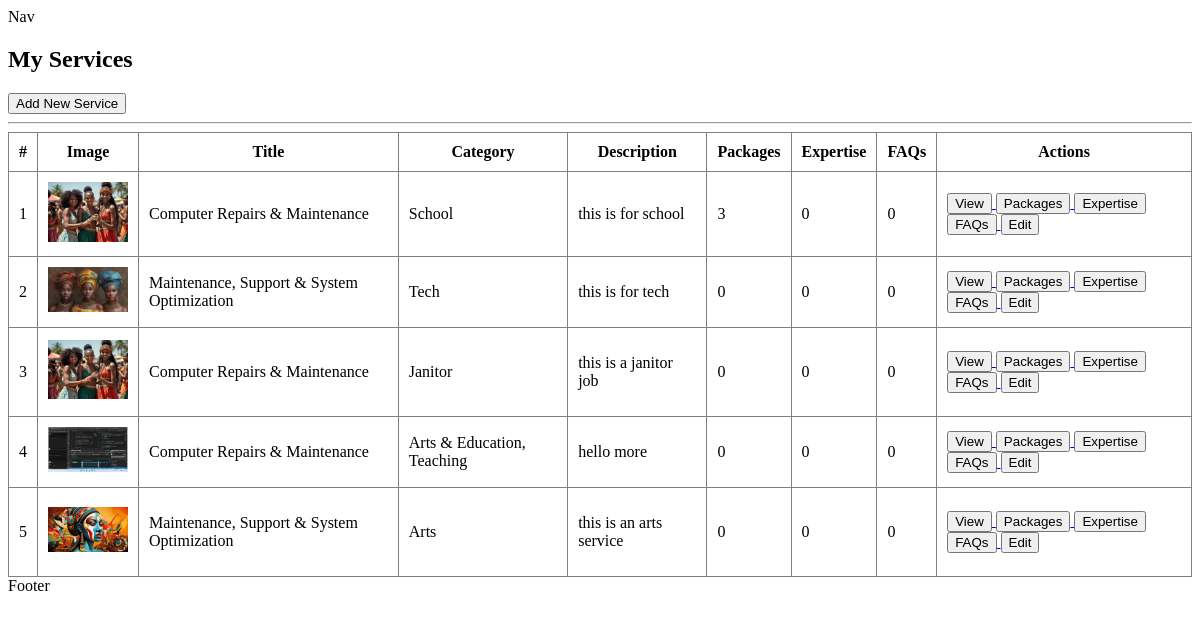
/manage_services/ (signed in), run on an earlier commit of the app's database.
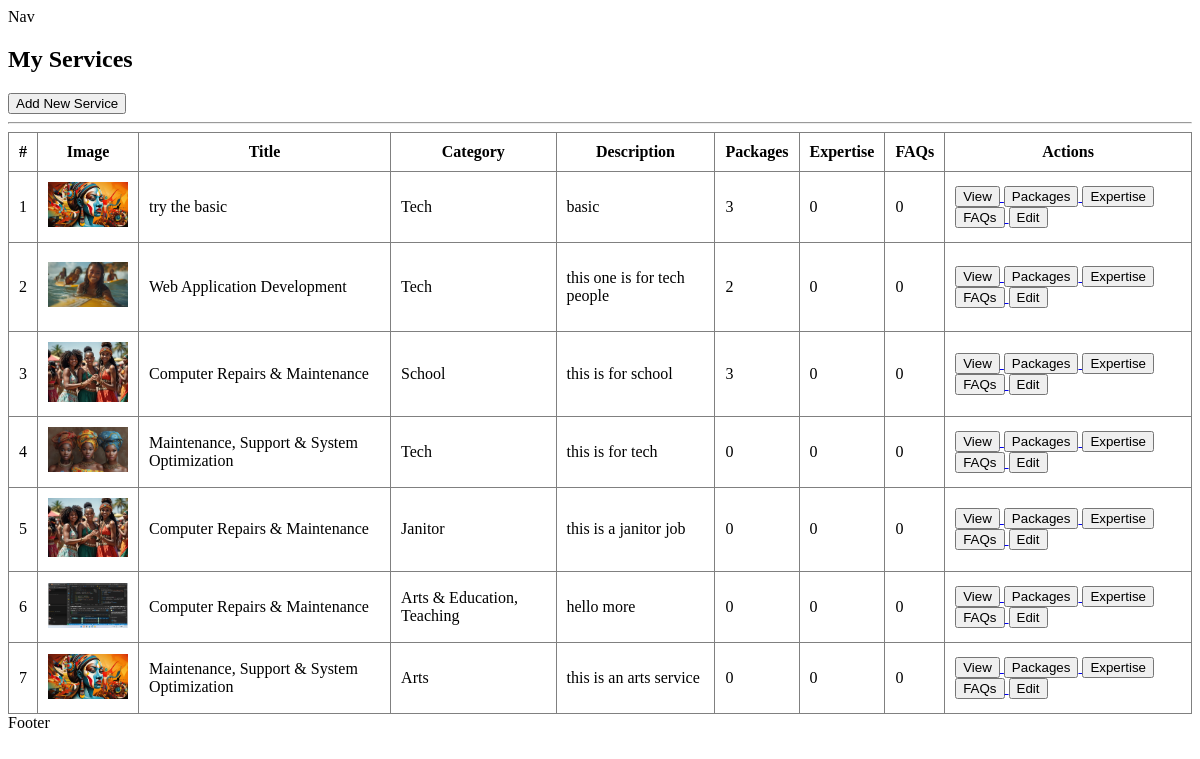
And on a later commit of the database.
### app_main/models/service.py (models this page shows, shortened)
class Service(models.Model):
    user = models.ForeignKey(User, on_delete=models.CASCADE, related_name='services')
    service_title = models.CharField(max_length=255)
    category = models.CharField(max_length=100)
    service_description = RichTextField(config_name='default')
    service_image = models.ImageField(
        upload_to=service_image_upload_to,
        null=True,
        blank=True
    )
    created_at = models.DateTimeField(auto_now_add=True)

### app_main/views/manage_services.py (the view)
# urls.py: path('manage_services/', views.manage_services, name='manage_services')
@login_required
def manage_services(request):
    services = Service.objects.filter(user=request.user).order_by('-created_at')
    return render(request, 'service/manage_services.html', {
        'services': services
    })

### app_main/templates/service/manage_services.html
{% extends "layout.html" %}
{% block content %}
<h2>My Services</h2>
<a href="{% url 'app_main:service_index' %}">
    <button>Add New Service</button>
</a>
<hr>
{% if services %}
<table border="1" cellpadding="10" cellspacing="0" style="width:100%; border-collapse: collapse;">
    <thead>
        <tr>
            <th>#</th>
            <th>Image</th>
            <th>Title</th>
            <th>Category</th>
            <th>Description</th>
            <th>Packages</th>
            <th>Expertise</th>
            <th>FAQs</th>
            <th>Actions</th>
        </tr>
    </thead>
    <tbody>
        {% for service in services %}
        <tr>
            <td>{{ forloop.counter }}</td>
            <td>
                {% if service.service_image %}
                    <img src="{{ service.service_image.url }}" style="width:80px;">
                {% else %}
                    No Image
                {% endif %}
            </td>
            <td>{{ service.service_title }}</td>
            <td>{{ service.category }}</td>
            <td>{{ service.service_description|truncatewords:10|safe }}</td>
            <td>{{ service.packages.count }}</td>
            <td>{{ service.expertises.count }}</td>
            <td>{{ service.faqs.count }}</td>
            <td>
                <a href="{% url 'app_main:service_detail' service.id %}">
                    <button>View</button>
                </a>
                <a href="{% url 'app_main:service_packages' service.id %}">
                    <button>Packages</button>
                </a>
                <a href="{% url 'app_main:service_expertise' service.id %}">
                    <button>Expertise</button>
                </a>
                <a href="{% url 'app_main:service_faqs' service.id %}">
                    <button>FAQs</button>
                </a>
                <a href="">
                    <button>Edit</button>
                </a>
            </td>
        </tr>
        {% endfor %}
    </tbody>
</table>
{% else %}
    <p>You have not added any services yet.</p>
{% endif %}
{% endblock %}

### Templates/layout.html (shortened to what this page needs)
{% load static %}
<!doctype html>
<html lang="en">
  <head>
    <link rel="stylesheet" href="{% static 'css/styles.css' %}" />
  </head>
  <body>
    <nav>Nav</nav>
    <main>{% block content %} {% endblock content %}</main>
    <footer>Footer</footer>
  </body>
</html>

What changed in the data, as far as the page shows it:
added Service: service_image (picture), service_title "try the basic", category "Tech", service_description "basic", packages.count "3", expertises.count "0", faqs.count "0"
added Service: service_image (picture), service_title "Web Application Development", category "Tech", service_description "this one is for tech people", packages.count "2", expertises.count "0", faqs.count "0"
